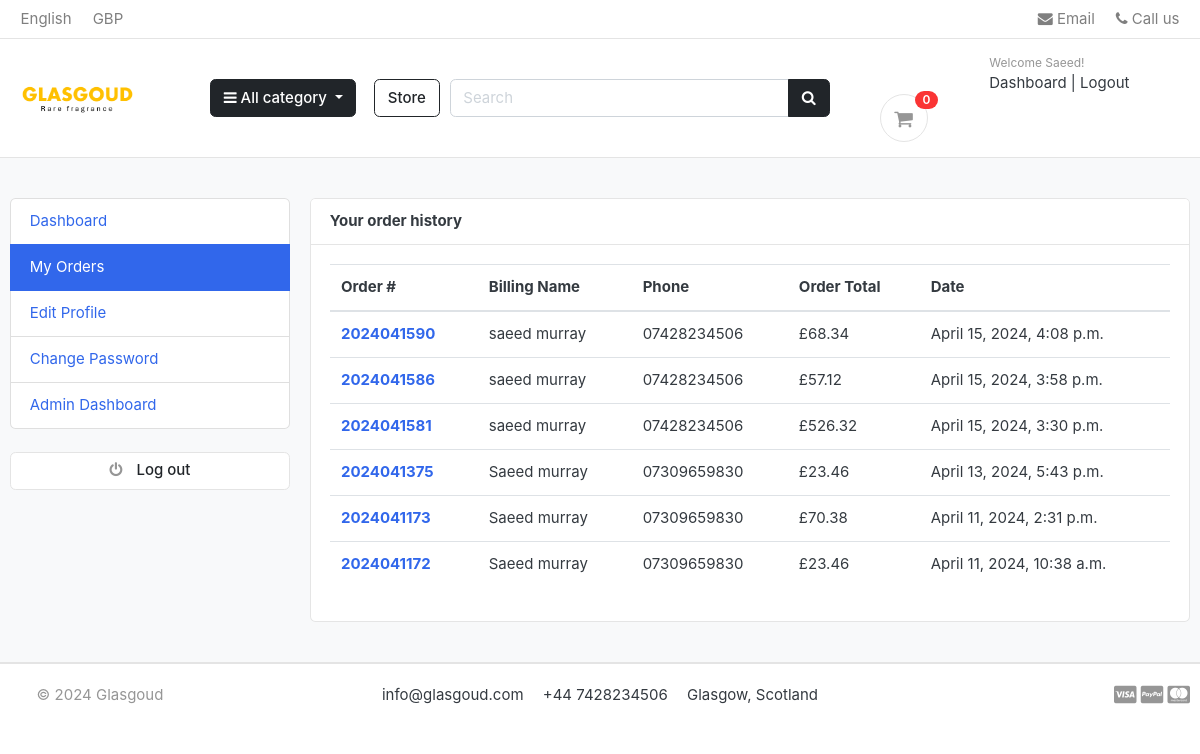
/accounts/my_orders/ (signed in), run on an earlier commit of the app's database.
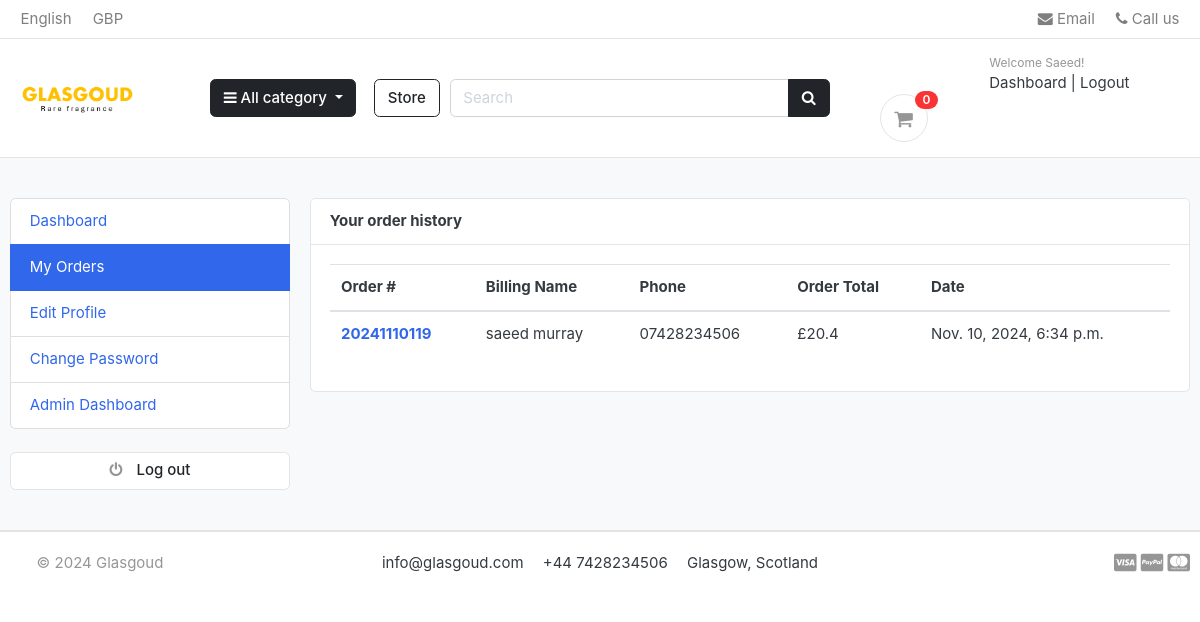
And on a later commit of the database.
### orders/models.py (models this page shows, shortened)
class Order(models.Model):
    STATUS = (
        ('New', 'New'),
        ('Processing', 'Processing'),
        ('Shipped', 'Shipped'),
        ('Refunded', 'Refunded'),
    )
    status = models.CharField(max_length=10, choices=STATUS, default='New')
    STATUS_CHOICES = STATUS
    user = models.ForeignKey(Account, on_delete=models.SET_NULL, null=True)
    payment = models.ForeignKey(Payment, on_delete=models.SET_NULL, null=True)
    order_number = models.CharField(max_length=20)
    first_name = models.CharField(max_length=50)
    last_name = models.CharField(max_length=50)
    phone = models.CharField(max_length=15)
    email = models.EmailField(max_length=50)
    address_line_1 = models.CharField(max_length=50)
    address_line_2 = models.CharField(max_length=50, blank=True)
    country = models.CharField(max_length=50)
    state = models.CharField(max_length=50, blank=True)
    city = models.CharField(max_length=50)
    post_code = models.CharField(max_length=10)
    order_note = models.CharField(max_length=100, blank=True)
    order_total = models.FloatField()
    tax = models.FloatField()
    status = models.CharField(max_length=10, choices=STATUS, default='New')
    ip = models.CharField(blank=True, max_length=20)
    is_ordered = models.BooleanField(default=False)
    created_at = models.DateTimeField(auto_now_add=True)
    updated_at = models.DateTimeField(auto_now=True)
    def full_name(self):
        return f'{self.first_name} {self.last_name}'

### accounts/views.py (the view)
# urls.py: path('my_orders/', views.my_orders, name='my_orders'),
@ login_required(login_url='login')
def my_orders(request):
    order = Order.objects.filter(
        user=request.user, is_ordered=True).order_by('-created_at')
    context = {
        'orders': order,
    }
    return render(request, 'accounts/my_orders.html', context)

### carts/context_processors.py (called while the page is built)
def counter(request):
    cart_count = 0
    if 'admin' in request.path:
        return {}
    else:
        try:
            cart = Cart.objects.filter(cart_id=_cart_id(request))
            if request.user.is_authenticated:
                cart_items = CartItem.objects.all().filter(user=request.user)
            else:
                cart_items = CartItem.objects.all().filter(cart=cart[:1])
            for cart_item in cart_items:
                cart_count += cart_item.quantity
        except Cart.DoesNotExist:
            cart_count = 0
        return dict(cart_count=cart_count)

### carts/views.py (called while the page is built)
def _cart_id(request):
    cart = request.session.session_key
    if not cart:
        cart = request.session.create()
    return cart

### category/context_processors.py (called while the page is built)
def menu_links(request):
    links = Category.objects.all()
    return dict(links=links)

### category/models.py (called while the page is built)
    def get_url(self):
        return reverse('products_by_category', args=[self.slug])

### templates/accounts/my_orders.html (shortened to what this page needs)
{% extends 'base.html' %}
{% block content %}
<section class="section-conten padding-y bg">
    <div class="container">
        <div class="row">
         {% include 'includes/dashboard_sidebar.html' %}
        <main class="col-md-9">
            <article class="card">
            <header class="card-header">
                <strong class="d-inline-block mr-3">Your order history</strong>
            </header>
            <div class="card-body">
                <div class="row">
                    <div class="col-md-12">
                        <table class="table table-hover">
                            <thead>
                              <tr>
                                <th scope="col">Order #</th>
                                <th scope="col">Billing Name</th>
                                <th scope="col">Phone</th>
                                <th scope="col">Order Total</th>
                                <th scope="col">Date</th>
                              </tr>
                            </thead>
                            <tbody>
                                {% for order in orders %}
                                <tr>
                                    <th scope="row"><a href="{% url 'order_detail' order.order_number %}">{{order.order_number}}</a></th>
                                    <td>{{order.full_name}}</td>
                                    <td>{{order.phone}}</td>
                                    <td>£{{order.order_total}}</td>
                                    <td>{{order.created_at}}</td>
                                </tr>
                                {% endfor %}
                            </tbody>
                          </table>
                    </div>
                </div>
            </div>
            </article>
        </main>
    </div>
    </div>
    </section>
{% endblock %}

What changed in the data, as far as the page shows it:
removed Order: order_number "2024041590", full_name "saeed murray", phone "07428234506", order_total "68.34", created_at "April 15, 2024, 4:08 p.m."
removed Order: order_number "2024041586", full_name "saeed murray", phone "07428234506", order_total "57.12", created_at "April 15, 2024, 3:58 p.m."
removed Order: order_number "2024041581", full_name "saeed murray", phone "07428234506", order_total "526.32", created_at "April 15, 2024, 3:30 p.m."
removed Order: order_number "2024041375", full_name "Saeed murray", phone "07309659830", order_total "23.46", created_at "April 13, 2024, 5:43 p.m."
removed Order: order_number "2024041173", full_name "Saeed murray", phone "07309659830", order_total "70.38", created_at "April 11, 2024, 2:31 p.m."
removed Order: order_number "2024041172", full_name "Saeed murray", phone "07309659830", order_total "23.46", created_at "April 11, 2024, 10:38 a.m."
added Order: order_number "20241110119", full_name "saeed murray", phone "07428234506", order_total "20.4", created_at "Nov. 10, 2024, 6:34 p.m."
